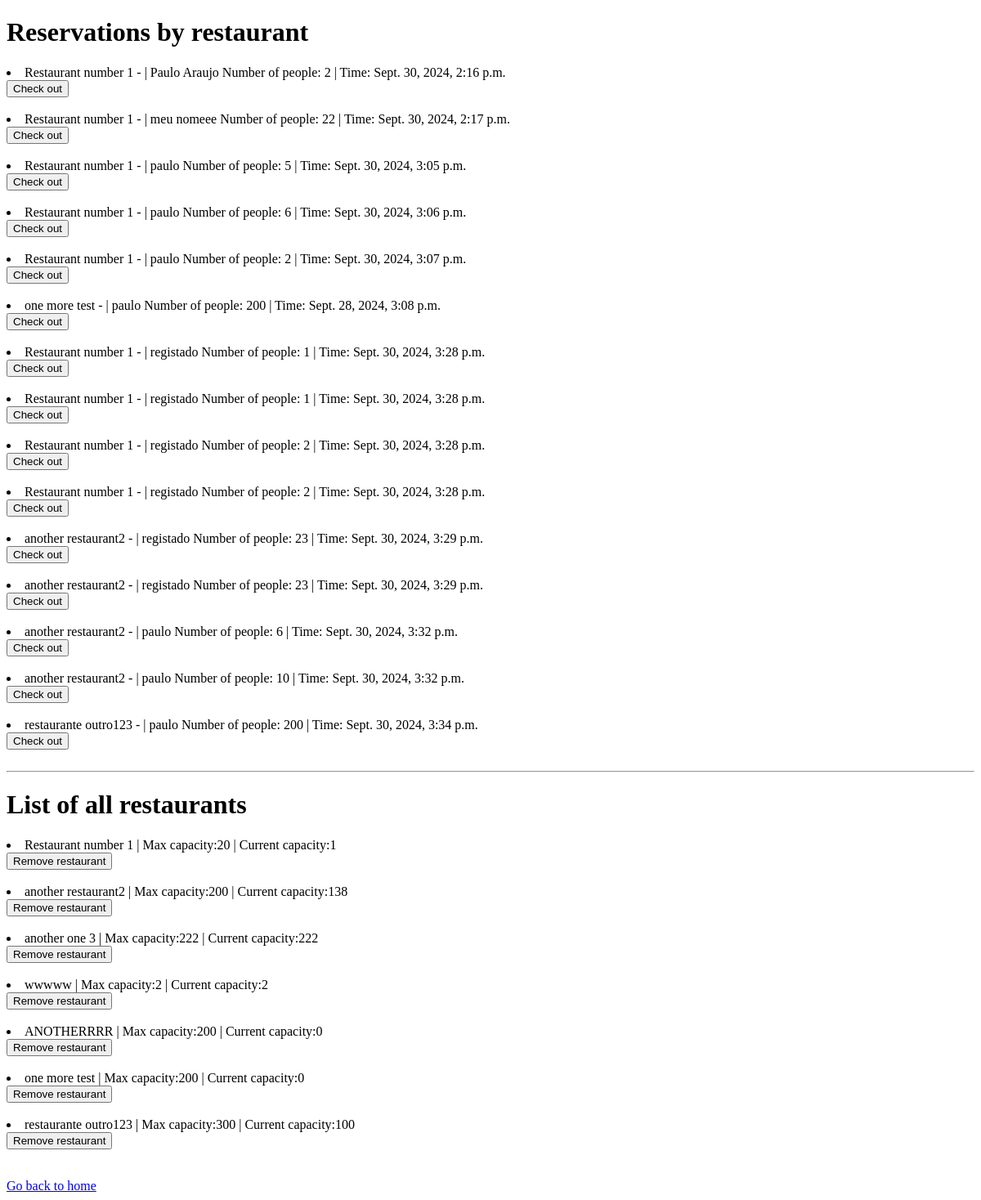
The app's page /restaurant_pov, older data.
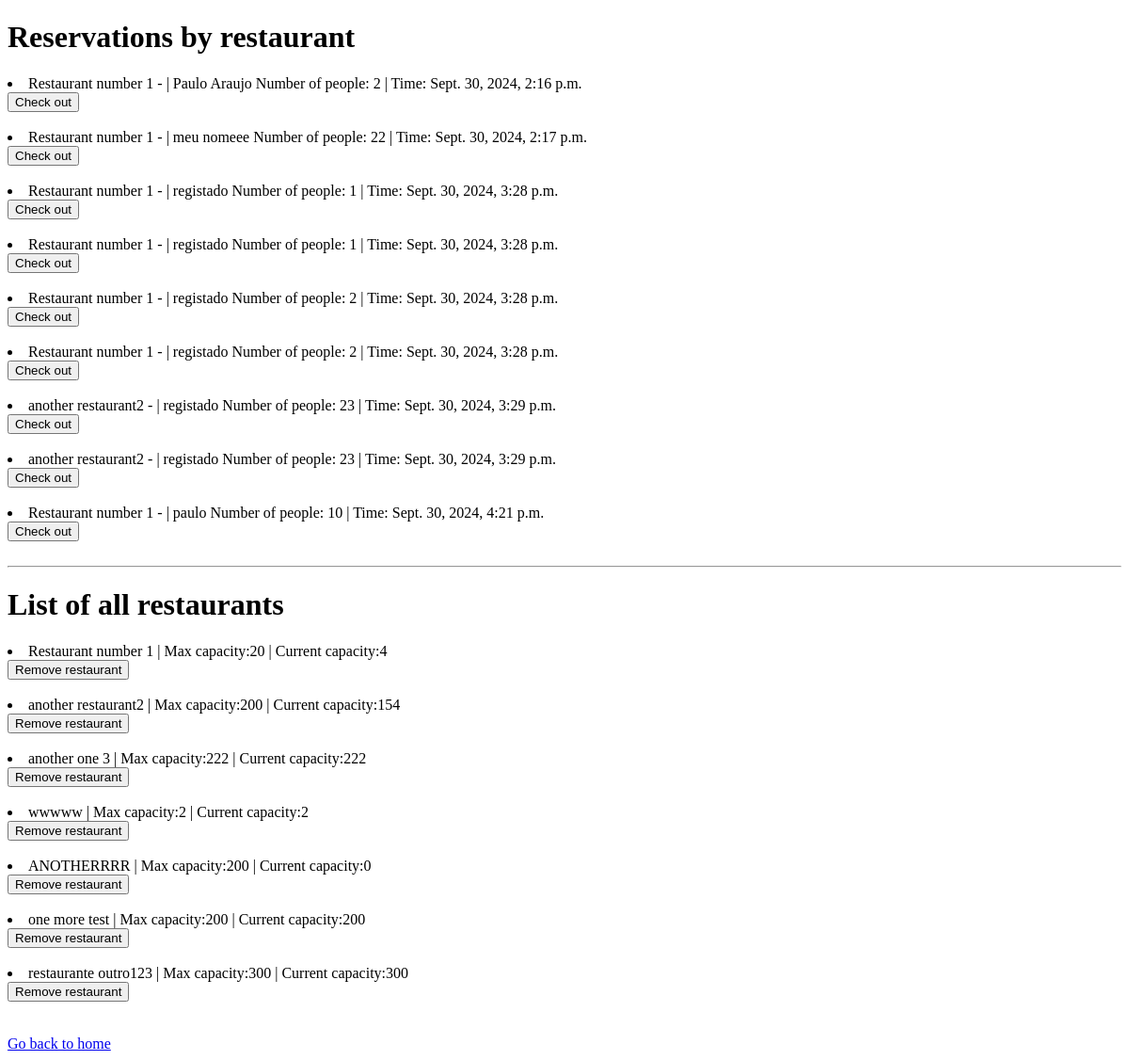
The same page, newer data.
### reservation_app/models.py (models this page shows, shortened)
class Reservation(models.Model):
    client = models.ForeignKey(Client, on_delete=models.CASCADE, related_name='reservations')
    restaurant = models.ForeignKey(Restaurant, on_delete=models.CASCADE)
    reservation_date = models.DateTimeField()
    number_of_people = models.IntegerField()
    canceled = models.BooleanField()
    ended = models.BooleanField()
    class Meta:
        db_table = 'reservation_table'

class Restaurant(models.Model):
    restaurant_name = models.CharField(max_length=100)
    restaurant_max_capacity = models.IntegerField()
    restaurant_current_capacity = models.IntegerField()
    class Meta:
        db_table = 'restaurant_table'

class Client(models.Model):
    client_name = models.CharField(max_length=100)
    class Meta:
        db_table = 'client_table'

### reservation_app/views.py (the view)
# urls.py: path('restaurant_pov', restaurant_pov, name='restaurant_pov'),
def restaurant_pov(request):
    reservations = Reservation.objects.all()
    restaurants = Restaurant.objects.all()
    return render(request, 'restaurant_pov.html', {'reservations': reservations, 'restaurants':restaurants})

### reservation_app/templates/restaurant_pov.html (shortened to what this page needs)
<!DOCTYPE html>
<html>
<head>
</head>
<body>
    <h1>Reservations by restaurant</h1>
    {% for reservation in reservations %}
        {% if not reservation.canceled %}
       <li>  {{ reservation.restaurant.restaurant_name }} -
        | {{ reservation.client.client_name }}
        Number of people: {{ reservation.number_of_people }} |
        Time: {{ reservation.reservation_date }}
       </li>
       <form method="POST" action="{% url 'checkout_reservation' %}" style="display: inline;">
        <button type="submit"> Check out </button>
        </form>
        <br>
        <br>
        {% endif %}
        {% endfor %}
        <hr>
        <h1>List of all restaurants</h1>
            {% for restaurant in restaurants %}
            <li>{{ restaurant.restaurant_name }} | Max capacity:{{ restaurant.restaurant_max_capacity }} | Current capacity:{{ restaurant.restaurant_current_capacity }}</li>
            <form method="POST" action="{% url 'remove_restaurant' %}" style="display: inline;">
            <button type="submit">Remove restaurant</button>
            </form>
            <br>
            <br>
            {% endfor %}
        <br>
        <a href="/">Go back to home</a>
</body>
</html>

Row changes from the older to the newer data that the page shows:
removed Reservation: restaurant.restaurant_name "Restaurant number 1", client.client_name "paulo", number_of_people "5", reservation_date "Sept. 30, 2024, 3:05 p.m."
removed Reservation: restaurant.restaurant_name "Restaurant number 1", client.client_name "paulo", number_of_people "6", reservation_date "Sept. 30, 2024, 3:06 p.m."
removed Reservation: restaurant.restaurant_name "Restaurant number 1", client.client_name "paulo", number_of_people "2", reservation_date "Sept. 30, 2024, 3:07 p.m."
removed Reservation: restaurant.restaurant_name "one more test", client.client_name "paulo", number_of_people "200", reservation_date "Sept. 28, 2024, 3:08 p.m."
removed Reservation: restaurant.restaurant_name "another restaurant2", client.client_name "paulo", number_of_people "6", reservation_date "Sept. 30, 2024, 3:32 p.m."
removed Reservation: restaurant.restaurant_name "another restaurant2", client.client_name "paulo", number_of_people "10", reservation_date "Sept. 30, 2024, 3:32 p.m."
removed Reservation: restaurant.restaurant_name "restaurante outro123", client.client_name "paulo", number_of_people "200", reservation_date "Sept. 30, 2024, 3:34 p.m."
added Reservation: restaurant.restaurant_name "Restaurant number 1", client.client_name "paulo", number_of_people "10", reservation_date "Sept. 30, 2024, 4:21 p.m."
changed Restaurant "Restaurant number 1": restaurant_current_capacity "1" → "4"
changed Restaurant "another restaurant2": restaurant_current_capacity "138" → "154"
changed Restaurant "one more test": restaurant_current_capacity "0" → "200"
changed Restaurant "restaurante outro123": restaurant_current_capacity "100" → "300"
